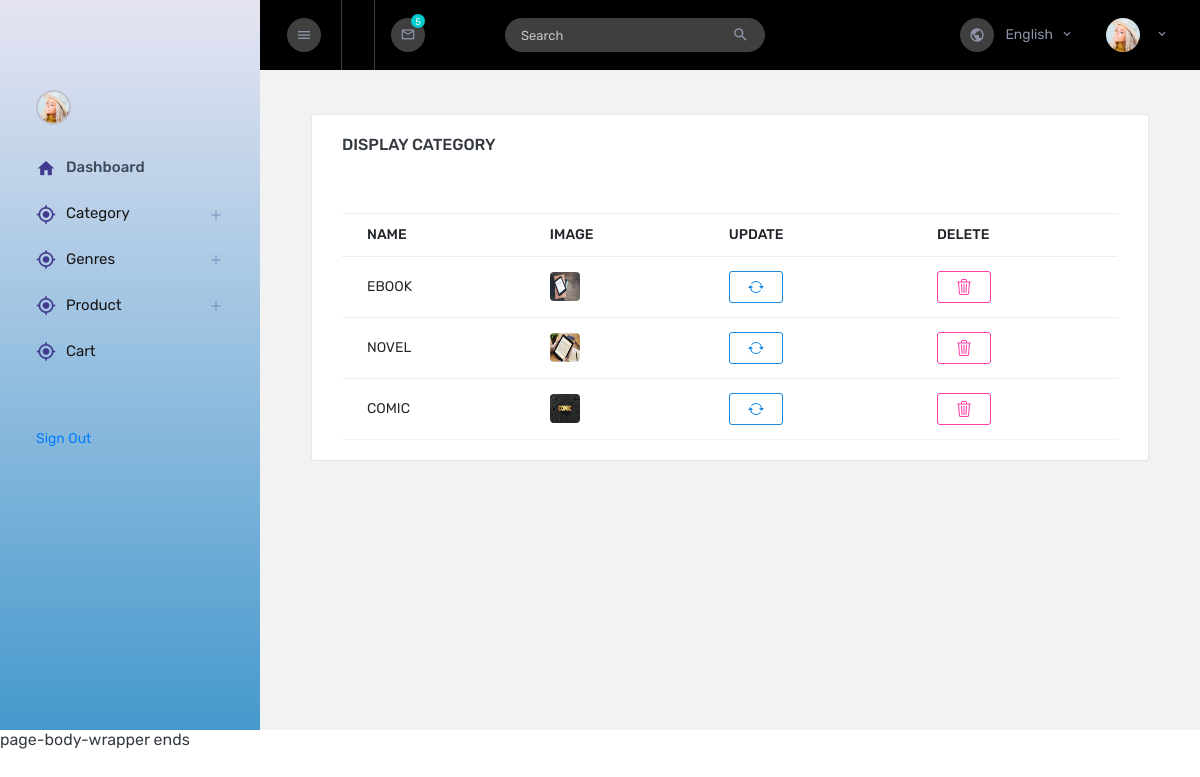
Page /bookapp/displaycategory/ on the committed database.
### bookapp/models.py (models this page shows)
class acdb(models.Model):
    categoryname=models.CharField(max_length=30,null=True,blank=True)
    description=models.CharField(max_length=100,null=True,blank=True)
    imagee=models.ImageField(upload_to="profile",null=True,blank=True)

### bookapp/views.py (the view)
# urls.py: path('displaycategory/', views.displaycategory, name="displaycategory"),
def displaycategory(request):
    data=acdb.objects.all()
    return render(request,"2display category.html",{"data":data})

### bookapp/templates/2display category.html (shortened to what this page needs)
<!DOCTYPE html>
{% extends 'homepage.html' %}
{% block content %}
<html lang="en">
<head>
</head>
<body>
<div class="col-lg-12 grid-margin stretch-card" style="width:2100px">
                <div class="card">
                  <div class="card-body">
                    <h4 class="card-title">DISPLAY CATEGORY</h4>
                    <p class="card-description"> <code></code>
                    </p>
                    <div class="table-responsive">
                      <table class="table table-hover">
                        <thead>
                          <tr>
                            <th>NAME</th>
                            <th>IMAGE</th>
                            <th>UPDATE</th>
                            <th>DELETE</th>
                          </tr>
                        </thead>
                        {% for i in data %}
                        <tr>
                          <td>{{i.categoryname}}</td>
                          <td><img src="{{i.imagee.url}}"></td>
                          <td>
                            <form action="{% url 'editcategory' dataid=i.id %}">
                            <button type="submit" class="btn btn-outline-info">
              </button>
                            </form>
                          </td>
                            <td>
                          <form action="{% url 'deletecategory' dataid=i.id %}">
                            <button type="submit" class="btn btn-outline-danger">
              </button>
                          </form>
                          </td>
                        </tr>
                        {% endfor %}
                      </table>
                    </div>
                  </div>
                </div>
              </div>
</body>
</html>
{% endblock %}

### rows in the picture
acdb: categoryname "EBOOK", imagee (picture)
acdb: categoryname "NOVEL", imagee (picture)
acdb: categoryname "COMIC", imagee (picture)
